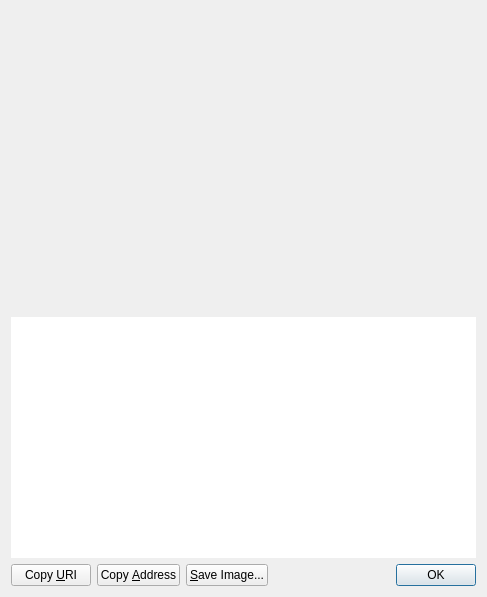
<?xml version="1.0" encoding="UTF-8"?>
<ui version="4.0">
 <class>ReceiveRequestDialog</class>
 <widget class="QDialog" name="ReceiveRequestDialog">
  <property name="geometry">
   <rect>
    <x>0</x>
    <y>0</y>
    <width>487</width>
    <height>597</height>
   </rect>
  </property>
  <layout class="QVBoxLayout" name="verticalLayout_3">
   <item>
    <widget class="QRImageWidget" name="lblQRCode">
     <property name="sizePolicy">
      <sizepolicy hsizetype="Expanding" vsizetype="Fixed">
       <horstretch>0</horstretch>
       <verstretch>0</verstretch>
      </sizepolicy>
     </property>
     <property name="minimumSize">
      <size>
       <width>300</width>
       <height>300</height>
      </size>
     </property>
     <property name="toolTip">
      <string>QR Code</string>
     </property>
     <property name="textFormat">
      <enum>Qt::PlainText</enum>
     </property>
     <property name="alignment">
      <set>Qt::AlignCenter</set>
     </property>
     <property name="wordWrap">
      <bool>true</bool>
     </property>
    </widget>
   </item>
   <item>
    <widget class="QTextEdit" name="outUri">
     <property name="sizePolicy">
      <sizepolicy hsizetype="Expanding" vsizetype="Expanding">
       <horstretch>0</horstretch>
       <verstretch>0</verstretch>
      </sizepolicy>
     </property>
     <property name="minimumSize">
      <size>
       <width>0</width>
       <height>50</height>
      </size>
     </property>
     <property name="frameShape">
      <enum>QFrame::NoFrame</enum>
     </property>
     <property name="frameShadow">
      <enum>QFrame::Plain</enum>
     </property>
     <property name="tabChangesFocus">
      <bool>true</bool>
     </property>
     <property name="textInteractionFlags">
      <set>Qt::TextSelectableByKeyboard|Qt::TextSelectableByMouse</set>
     </property>
    </widget>
   </item>
   <item>
    <layout class="QHBoxLayout" name="horizontalLayout">
     <item>
      <widget class="QPushButton" name="btnCopyURI">
       <property name="text">
        <string>Copy &amp;URI</string>
       </property>
       <property name="autoDefault">
        <bool>false</bool>
       </property>
      </widget>
     </item>
     <item>
      <widget class="QPushButton" name="btnCopyAddress">
       <property name="text">
        <string>Copy &amp;Address</string>
       </property>
       <property name="autoDefault">
        <bool>false</bool>
       </property>
      </widget>
     </item>
     <item>
      <widget class="QPushButton" name="btnSaveAs">
       <property name="text">
        <string>&amp;Save Image...</string>
       </property>
       <property name="autoDefault">
        <bool>false</bool>
       </property>
      </widget>
     </item>
     <item>
      <spacer name="horizontalSpacer_2">
       <property name="orientation">
        <enum>Qt::Horizontal</enum>
       </property>
       <property name="sizeHint" stdset="0">
        <size>
         <width>40</width>
         <height>20</height>
        </size>
       </property>
      </spacer>
     </item>
     <item>
      <widget class="QDialogButtonBox" name="buttonBox">
       <property name="standardButtons">
        <set>QDialogButtonBox::Ok</set>
       </property>
      </widget>
     </item>
    </layout>
   </item>
  </layout>
 </widget>
 <customwidgets>
  <customwidget>
   <class>QRImageWidget</class>
   <extends>QLabel</extends>
   <header>receiverequestdialog.h</header>
  </customwidget>
 </customwidgets>
 <resources/>
 <connections>
  <connection>
   <sender>buttonBox</sender>
   <signal>rejected()</signal>
   <receiver>ReceiveRequestDialog</receiver>
   <slot>reject()</slot>
   <hints>
    <hint type="sourcelabel">
     <x>452</x>
     <y>573</y>
    </hint>
    <hint type="destinationlabel">
     <x>243</x>
     <y>298</y>
    </hint>
   </hints>
  </connection>
  <connection>
   <sender>buttonBox</sender>
   <signal>accepted()</signal>
   <receiver>ReceiveRequestDialog</receiver>
   <slot>accept()</slot>
   <hints>
    <hint type="sourcelabel">
     <x>452</x>
     <y>573</y>
    </hint>
    <hint type="destinationlabel">
     <x>243</x>
     <y>298</y>
    </hint>
   </hints>
  </connection>
 </connections>
</ui>
